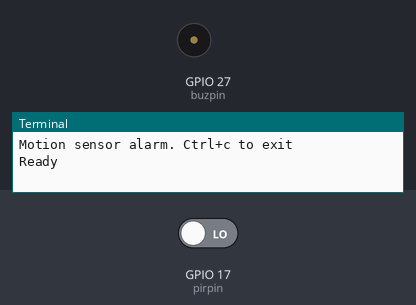
The program below on a simulated Raspberry Pi (BCM pin numbers). On the bench: buzzer (waves = sounding, pin HIGH), the last lines printed to the terminal. The test bench sets the inputs (shaded band); at power-on: GPIO 17 (pirpin) LOW.

Above: at 3.2 s.
3.3 s: GPIO 17 (pirpin) driven HIGH
At 4.4 s:
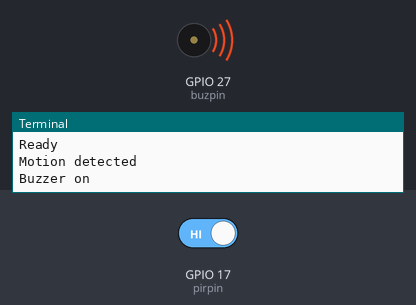
Timing chart, 0 to 6.8 s (numbered marks = the images above; inputs shaded):
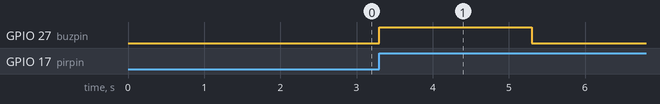

Measured:
- after the input at 3.3 s, GPIO 27 (buzpin): LOW → HIGH at once, → LOW 2.0 s later

The program:

motion4.py
```python
import RPi.GPIO as GPIO
import time

#Set GPIO in pin mode: name pins by names with BCM
GPIO.setmode(GPIO.BCM)

#Set warnings not shown
GPIO.setwarnings(False)

pirpin = 17
buzpin = 27

#Setting pin 17 as the pin that inputs the signal from the PIR motion sensor to the Rasbpberry Pi
GPIO.setup(pirpin, GPIO.IN)

#Setting pin 2 as the pin that outputs the electricity from the Raspberry Pi to the Buzzer.
GPIO.setup(buzpin, GPIO.OUT)

def BUZZ(pirpin):
    #Turn buzzer on and off
    print("Motion detected")
    print("Buzzer on")
    GPIO.output(buzpin, GPIO.HIGH)

    time.sleep(2)

    print("Buzzer off")
    GPIO.output(buzpin, GPIO.LOW)


print("Motion sensor alarm. Ctrl+c to exit")
time.sleep(2)
print("Ready")

try:
    #Add event listener
    GPIO.add_event_detect(pirpin, GPIO.RISING, callback=BUZZ)
    #Begin while loop
    while 1:
        time.sleep(1)
except KeyboardInterrupt:
    print("Quit")
    GPIO.cleanup()
```
